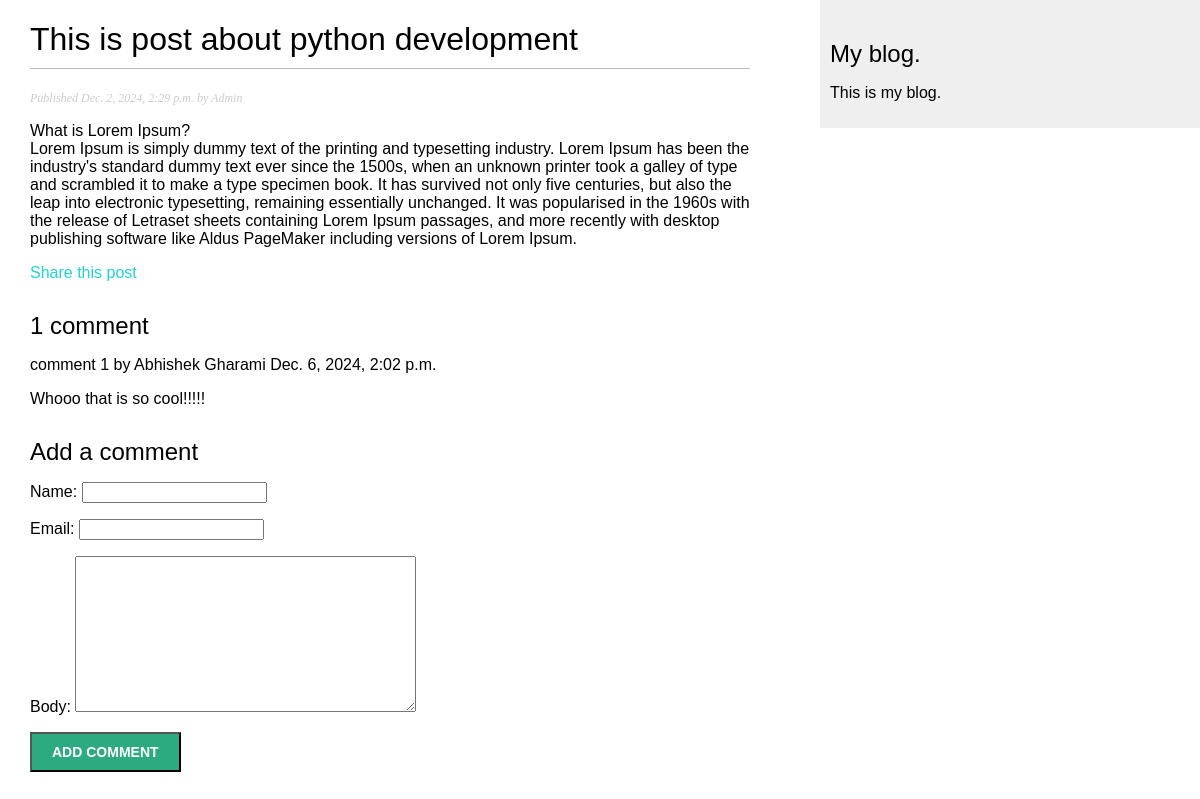
Page /blog/2024/12/2/this-is-post-about-python-development/ on the committed database.
### blog/models.py (models this page shows, shortened)
class Post(models.Model):
    class Status(models.TextChoices):
        DRAFT = 'DF' ,'Draft'
        PUBLISHED = 'PB' , 'Published'
    title = models.CharField(max_length=250)
    slug = models.SlugField(
                            max_length=250,
                            unique_for_date='publish'
                            )
    author = models.ForeignKey(
        settings.AUTH_USER_MODEL,
        on_delete=models.CASCADE,
        related_name='blog_posts'
    )
    body = models.TextField()
    publish = models.DateTimeField(default=timezone.now)
    created = models.DateTimeField(auto_now_add=True)
    updated = models.DateTimeField(auto_now=True)
    status = models.CharField(
        max_length=2,
        choices=Status,
        default=Status.DRAFT
    )
    objects = models.Manager()
    published = PublishManager()
    class Meta:
        ordering = ['-publish']
        indexes = models.Index(fields=['-publish']),

class Comment(models.Model):
    post = models.ForeignKey(Post,
                             on_delete=models.CASCADE,
                             related_name='comments')
    name = models.CharField(max_length=255)
    email = models.EmailField()
    body = models.TextField()
    created = models.DateTimeField(auto_now_add=True)
    updated = models.DateTimeField(auto_now=True)
    active = models.BooleanField(default=True)
    class Meta:
        ordering = ['-created']
        indexes = [
            models.Index(fields=['-created'])
        ]

### blog/views.py (the view)
def post_detail(request,year,month,day,post):
    post = get_object_or_404(Post,
                             status=Post.Status.PUBLISHED,
                             slug=post,
                             publish__year=year,
                             publish__month=month,
                             publish__day=day)
    comments = post.comments.filter(active=True)
    form = CommentForm()
    return render(request,'blog/post/detail.html',{
        'post':post,
        'comments' : comments,
        'form': form
    })

### blog/forms.py
class CommentForm(forms.ModelForm):
    class Meta:
        model = Comment
        fields = ['name','email','body']

### blog/templates/blog/post/detail.html (shortened to what this page needs)
{% extends "blog/base.html" %}
{% block content %}
   <h1>{{post.title}}</h1>
   <p class="date">
     Published {{post.publish}} by {{post.author}}
   </p>
   {{post.body|linebreaks}}
   <p>
      <a href="{% url 'blog:post_share' post.id %}">Share this post</a>
   <p>
   {% with comments.count as total_comments %}
      <h2>
         {{total_comments}} comment {{total_comments|pluralize}}
      </h2>
   {% endwith %}
   {% for comment in comments %}
      <div class="comment">
         <p class="info">
            comment {{ forloop.counter }} by {{ comment.name }}
            {{ comment.created }}
         </p>
         {{ comment.body| linebreaks }}
      </div>
      {% empty %}
      <p>There is no comments.</p>
   {% endfor %}
   {% include "blog/post/includes/comment_form.html" %}
{% endblock content %}

### blog/static/css/blog.css (style rules this page uses)
body { margin: 0; padding: 0; font-family: Helvetica, sans-serif; }
a { color: rgb(35, 209 ,211); text-decoration: none; }
h1 { font-weight: normal; border-bottom: 1px solid #bbb; padding: 0 0 10px 0; }
h2 { font-weight: normal; margin: 30px 0 0; }
p.date { color: #ccc; font-family: Georgia, serif; font-size: 12px; font-style: italic; }

### rows in the picture
Post: title "This is post about python development", publish "Dec. 2, 2024, 2:29 p.m.", author "Admin", body "What is Lorem Ipsum? Lorem Ipsum is simply dummy text of the printing and typesetting industry. Lorem Ipsum has been the industry's standard dummy text ever since the 1500s, when an unknown printer took a galley of type and scrambled it to make a type specimen book. It has survived not only five centuries, but also the leap into electronic typesetting, remaining essentially unchanged. It was popularised in the 1960s with the release of Letraset sheets containing Lorem Ipsum passages, and more recently with desktop publishing software like Aldus PageMaker including versions of Lorem Ipsum."
Comment: name "Abhishek Gharami", created "Dec. 6, 2024, 2:02 p.m.", body "Whooo that is so cool!!!!!"

### other values in the picture
{{ total_comments }} "1"
